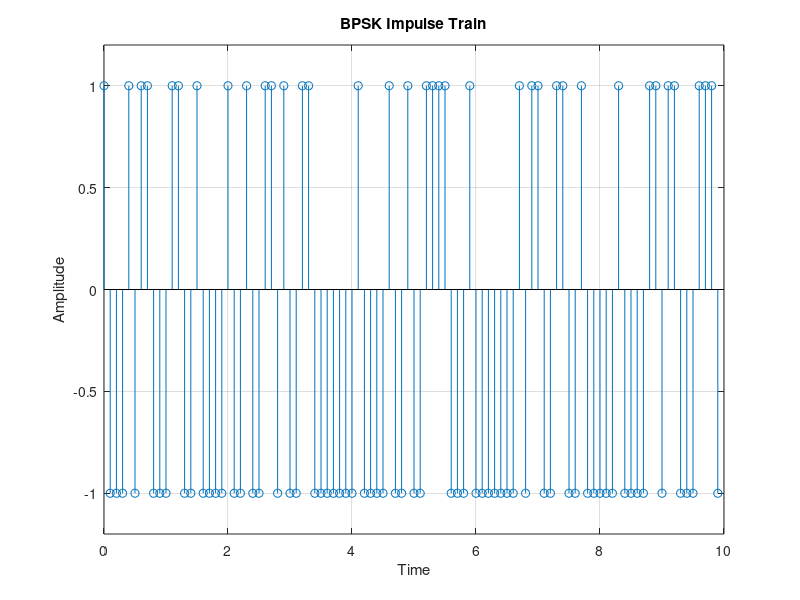
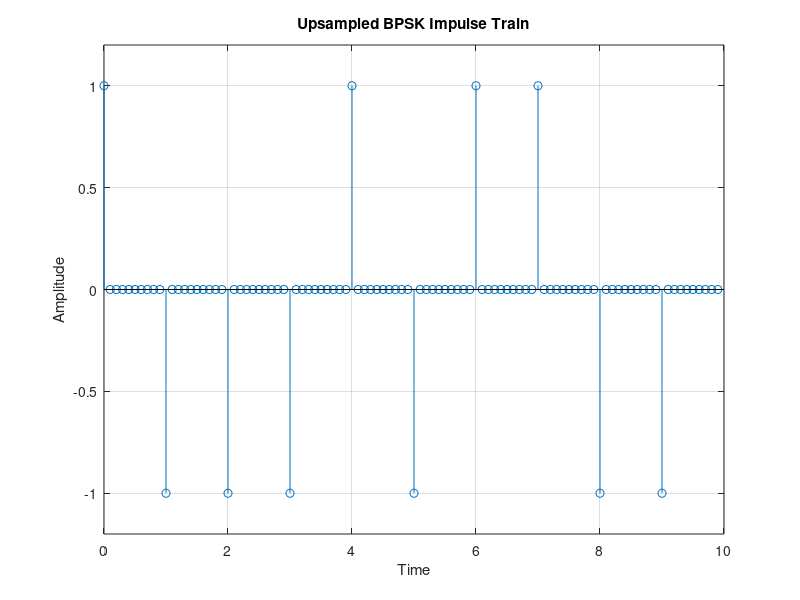
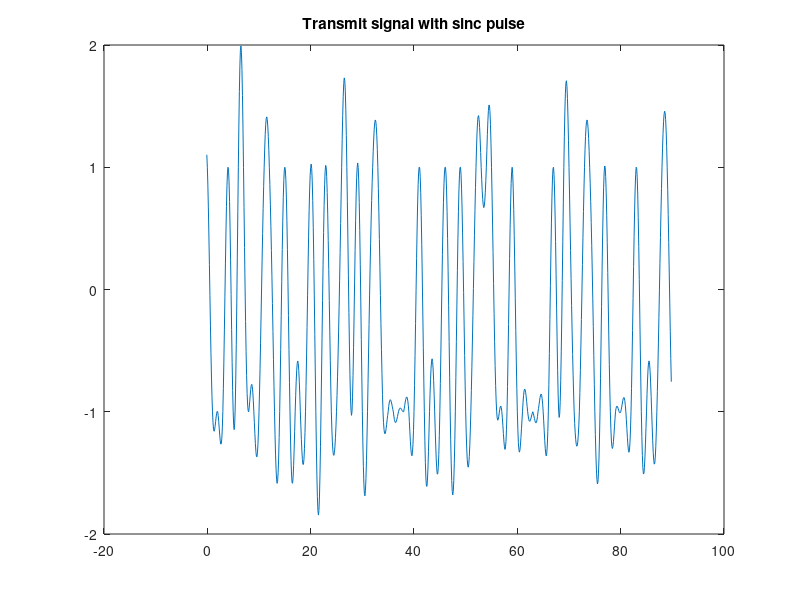
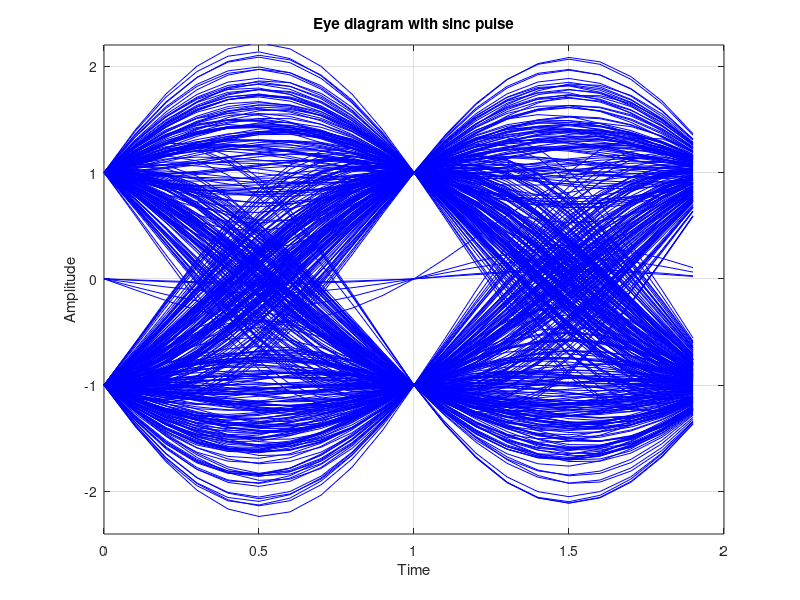

Recreate these plots in MATLAB, in order.
% Defining the system Parameters
BitCount = 10^3; % Number of Bits Transmitted
SamplingFrequency = 10; % Sampling frequency in Hz
SNR_dB = 10;
NoisePower = 1./(10.^(0.1*SNR_dB)); % Noise Power (Eb = 1 in BPSK)
time = -SamplingFrequency:1/SamplingFrequency:SamplingFrequency; % Time Array

%% Generating the BPSK Signal
% Mapping 0 -> -1 and 1 -> 1 (0 phase and 180 phase)
BPSK_Sig = 2*(rand(1,BitCount)>0.5)-1;
t = 0:1/SamplingFrequency:99/SamplingFrequency;
stem(t, BPSK_Sig(1:100)); xlabel('Time'); ylabel('Amplitude');
title('BPSK Impulse Train');
axis([0 10 -1.2 1.2]); grid on;

%% Upsampling the transmit sequence without noise
BPSK_Upsampled = [BPSK_Sig;zeros(SamplingFrequency-1,length(BPSK_Sig))]; % Upsampling the BPSK to match the sampling frequency
BPSK_U = BPSK_Upsampled(:).';
figure;
stem(t, BPSK_U(1:100)); xlabel('Time'); ylabel('Amplitude');
title('Upsampled BPSK Impulse Train');
axis([0 10 -1.2 1.2]); grid on;

%% sinc pulse shaping filter 
Sinc_Num = sin(pi*time); % Numerator of the sinc function
Sinc_Den = (pi*time); % Denominator of the sinc function
Sinc_DenZero = find(abs(Sinc_Den) < 10^-10); % Finding the t=0 position
Sinc_Filt = Sinc_Num./Sinc_Den;
Sinc_Filt(Sinc_DenZero) = 1; % Defining the t=0 value
figure;
plot(time, Sinc_Filt);
title('Sinc Pulse shape');
xlabel('Time'); ylabel('Amplitude');
axis([-SamplingFrequency SamplingFrequency -0.5 1.2]); grid on

Conv_sinc_pulse = conv(BPSK_U, Sinc_Filt);
Conv_sinc_pulse = Conv_sinc_pulse(1:10000);
Conv_sinc_pulse_reshape = reshape(Conv_sinc_pulse, SamplingFrequency*2, BitCount*SamplingFrequency/20).';

transmit_signal_sinc = Conv_sinc_pulse(1,100:999);
tt=(-0.1:0.1:89.8);
plot(tt,transmit_signal_sinc);
title('Transmit signal with sinc pulse');

figure;
plot(0:1/SamplingFrequency:1.99, real(Conv_sinc_pulse_reshape).', 'b');
title('Eye diagram with sinc pulse');
xlabel('Time'); ylabel('Amplitude');
axis([0 2 -2.4 2.2]);
grid on

%% Raised cosine pulse shaping filter (gamma = 0.5)
roll_off = 0.5;
cos_Num = cos(roll_off*pi*time);
cos_Den = (1 - (2 * roll_off * time).^2);
cos_DenZero = abs(cos_Den)<10^-10;
RaisedCosine = cos_Num./cos_Den;
RaisedCosine(cos_DenZero) = pi/4;
RC_gamma5 = Sinc_Filt.*RaisedCosine; % Getting the complete raised cosine pulse
figure;
plot(time, RC_gamma5);
title('Raised Cosine Pulse shape gamma = 0.5');
xlabel('Time'); ylabel('Amplitude');
axis([-SamplingFrequency SamplingFrequency -0.5 1.2]); grid on

Conv_RC_gamma5 = conv(BPSK_U,RC_gamma5);
Conv_RC_gamma5 = Conv_RC_gamma5(1:10000);
Conv_RC_gamma5_reshape = reshape(Conv_RC_gamma5,SamplingFrequency*2,BitCount*SamplingFrequency/20).';

transmit_signal_RC_gamma5 = Conv_RC_gamma5(1,100:999);
tt=(-0.1:0.1:89.8);
plot(tt,transmit_signal_RC_gamma5);
title('Transmit signal with gamma = 0.5');

figure;
plot(0:1/SamplingFrequency:1.99, Conv_RC_gamma5_reshape.','b');
title('Eye diagram with gamma = 0.5');
xlabel('Time'); ylabel('Amplitude');
axis([0 2 -2.5 2.5]);
grid on

%% Raised cosine pulse shaping filter (gamma = 1)
roll_off = 1;
cos_Num = cos(roll_off * pi * time);
cos_Den = (1-(2 * roll_off * time).^2);
cos_DenZero = find(abs(cos_Den)<10^-20);
RaisedCosine = cos_Num./cos_Den;
RaisedCosine(cos_DenZero) = pi/4;
RC_gamma1 = Sinc_Filt.*RaisedCosine; % Getting the complete raised cosine pulse
figure;
plot(time, RC_gamma1);
title('Raised Cosine Pulse shape gamma = 1');
xlabel('Time'); ylabel('Amplitude');
axis([-SamplingFrequency SamplingFrequency -0.5 1.2]); grid on

Conv_RC_gamma1 = conv(BPSK_U,RC_gamma1);
Conv_RC_gamma1 = Conv_RC_gamma1(1:10000);
Conv_RC_gamma1_reshape = reshape(Conv_RC_gamma1,SamplingFrequency*2,BitCount*SamplingFrequency/20).';

transmit_signal_RC_gamma1 = Conv_RC_gamma1(1,100:999);
tt=(-0.1:0.1:89.8);
plot(tt,transmit_signal_RC_gamma1);
title('Transmit signal with gamma = 1');

figure;
plot(0:1/SamplingFrequency:1.99, Conv_RC_gamma1_reshape.','b');
title('Eye diagram with gamma = 1');
xlabel('Time'); ylabel('Amplitude');
axis([0 2 -1.5 1.5 ]);
grid on



